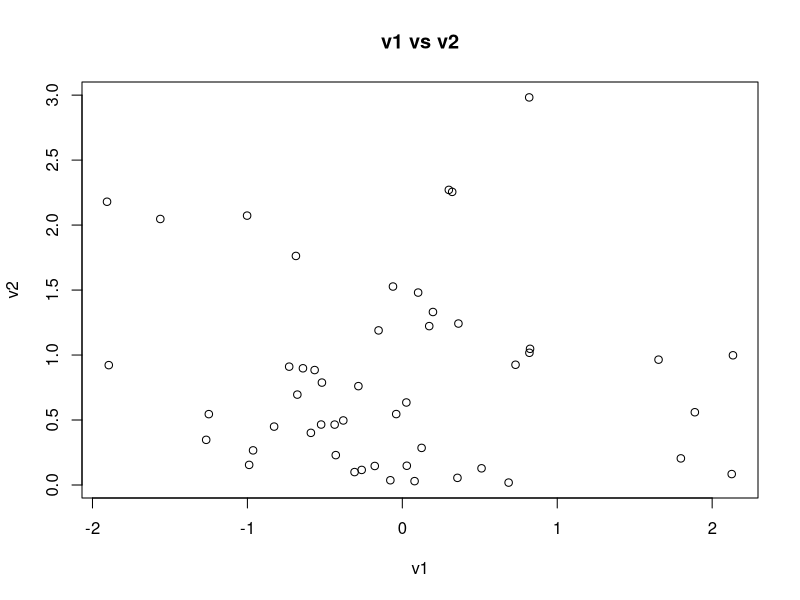
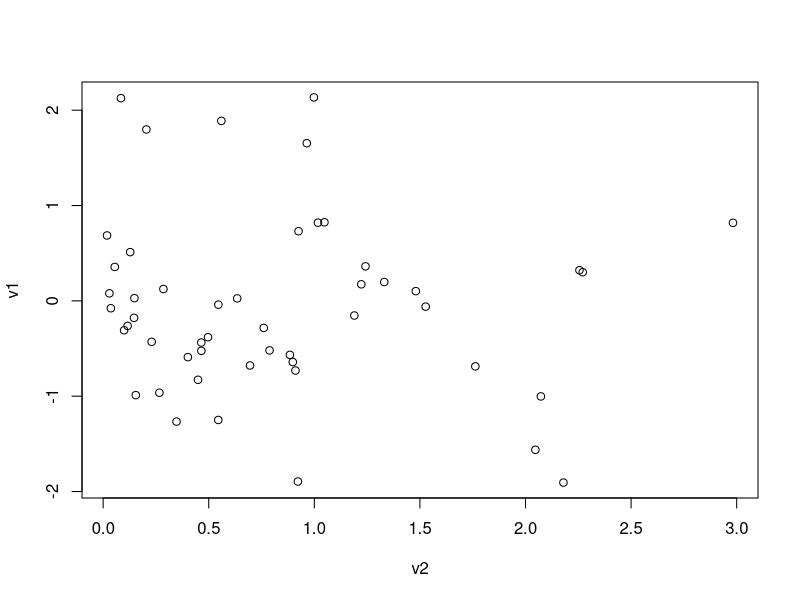
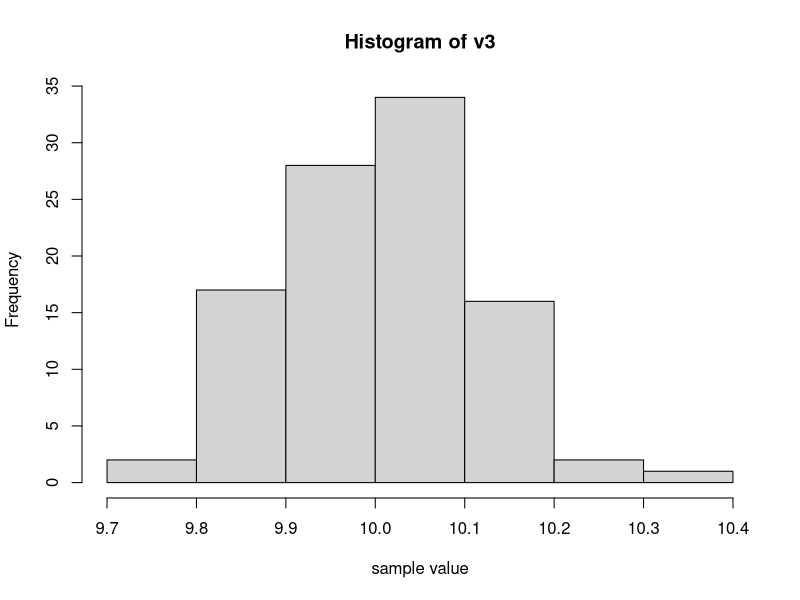

Recreate these plots in R, in order.
## Draw from 2 distributions
nn <- 50 # number of draws
v1 <- rnorm(nn)
v2 <- rexp(nn)
plot(v1,v2,main="v1 vs v2")
plot(v2,v1)
# historgram
v3 <- rnorm(100,mean=10,sd=0.1)
hist(v3,xlab="sample value")
#hist(rnorm(100,mean=10,sd=0.1),xlab="sample value")
